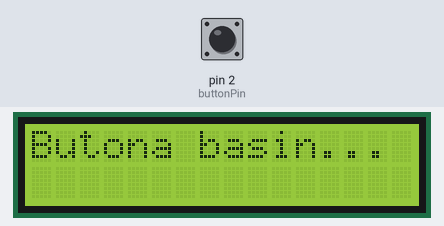
A sketch run on a simulated Arduino Uno, built with avr-gcc and run on an emulated ATmega328P. On the bench: 16×2 character LCD. Inputs (shaded band) come from the test bench; at power-on: pin 2 (buttonPin) HIGH. Random numbers use the default seed unless the sketch sets one; what the sketch prints to the serial monitor is not drawn.

Above: at 1.2 s.
1.3 s: pin 2 (buttonPin) pulled LOW for 0.15 s
At 2.5 s:
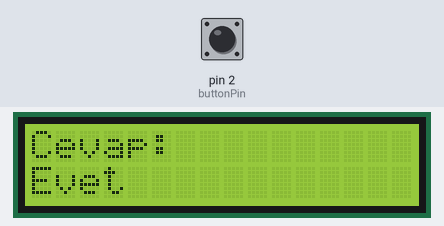
2.9 s: pin 2 (buttonPin) pulled LOW for 1 s
At 3.9 s:
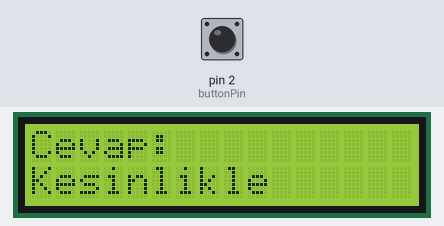
5.4 s: pin 2 (buttonPin) pulled LOW for 0.15 s
At 5.7 s:
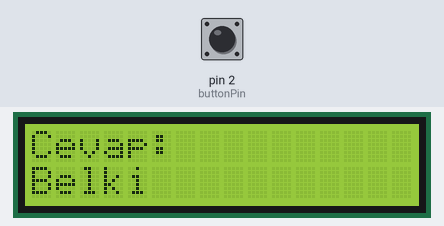
7.0 s: pin 2 (buttonPin) pulled LOW for 3.2 s
At 8.4 s:
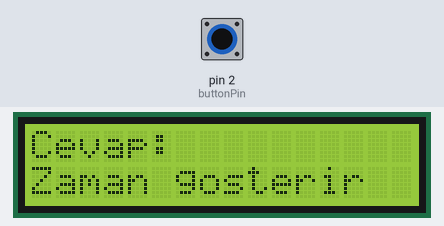
Timing chart, 0 to 10.0 s (numbered marks = the images above; inputs shaded):
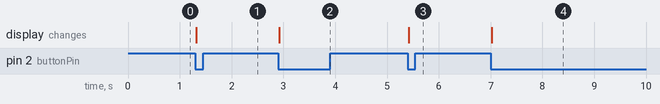

Measured:
- after the input at 1.3 s, the display: changes at once (image 1)
- after the input at 2.9 s, the display: changes at once (image 2)
- after the input at 5.4 s, the display: changes at once (image 3)
- after the input at 7.0 s, the display: changes at once (image 4)

The sketch:

sketch_may20a.ino
```cpp
#include <Wire.h>
#include <LiquidCrystal_I2C.h>

LiquidCrystal_I2C lcd(0x27, 16, 2);
const int buttonPin = 2;


bool buttonPressed = false;

String answers[] = {
  "Evet", "Hayir", "Belki", "Kesinlikle", "Asla",
  "Daha sonra", "Sor tekrar", "Emin degilim",
  "Su an olmaz", "Neden olmasin?", "Zaman gosterir",
  "Muhtemelen", "Sanmiyorum", "Supheli",
  "Cok olasi", "Garanti!"
};

const int totalAnswers = sizeof(answers) / sizeof(answers[0]);

void setup() {
  lcd.begin();
  lcd.backlight();

  pinMode(buttonPin, INPUT_PULLUP);


  Serial.begin(9600);
  randomSeed(analogRead(A0));

  lcd.setCursor(0, 0);
  lcd.print("Butona basin...");
}

void loop() {
  if (digitalRead(buttonPin) == LOW && !buttonPressed) {
    buttonPressed = true;

    int index = random(0, totalAnswers);


    lcd.clear();
    lcd.setCursor(0, 0);
    lcd.print("Cevap:");
    lcd.setCursor(0, 1);
    lcd.print(answers[index]);

    Serial.println("Cevap: " + answers[index]);

    delay(1000);
  }

  if (digitalRead(buttonPin) == HIGH) {
    buttonPressed = false;
  }
}
```
